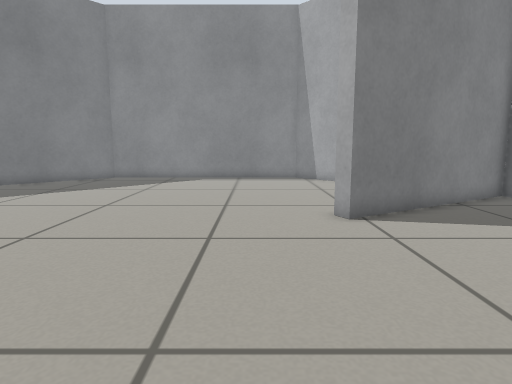
view 1 (above)

16 first-person views from a walk through a robot-simulator world made for Gazebo. The camera is 0.5 m above the floor, tilts 8° down and sees 75° across. The floor is counted in squares, 0.25 m on a side. Each view is taken from the middle of a square. On the plan, view 1 faces up. The plan holds only what a view shows up to about 18 squares ahead; the rest is blank.

view 2
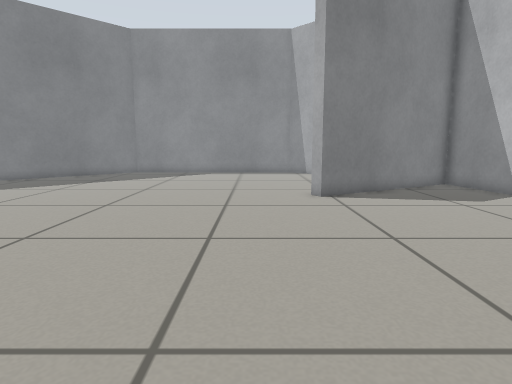

view 3
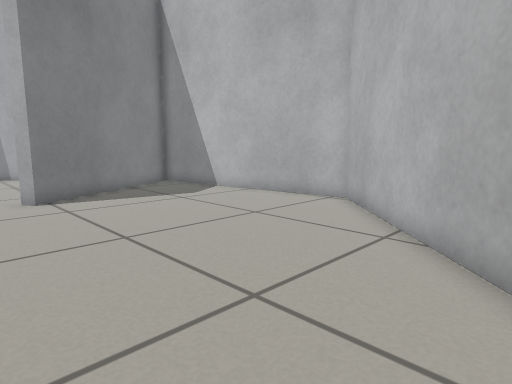

view 4
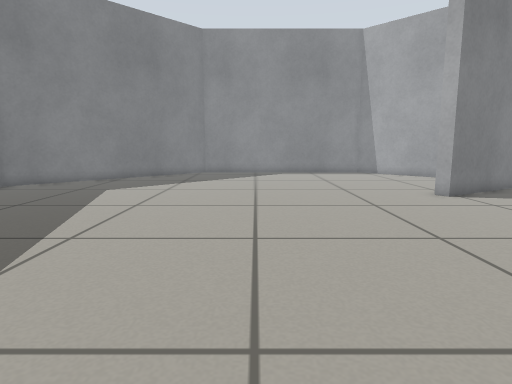

view 5
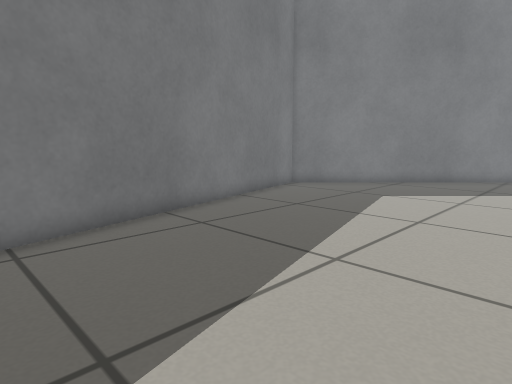

view 6
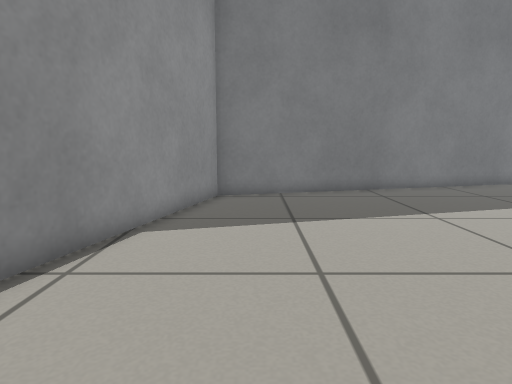

view 7
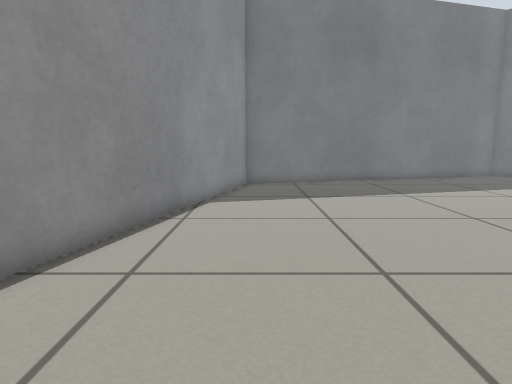

view 8
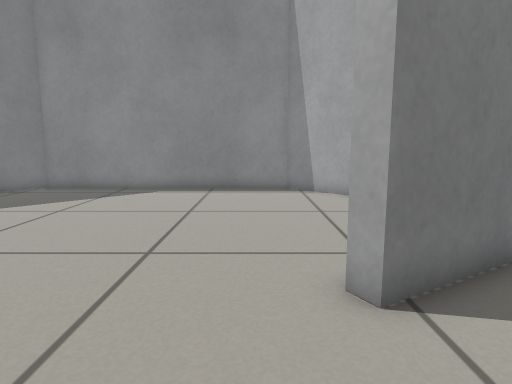

view 9
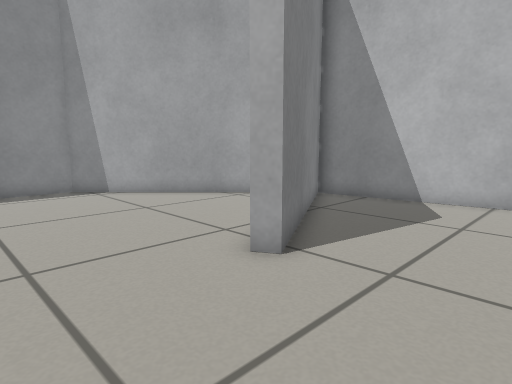

view 10
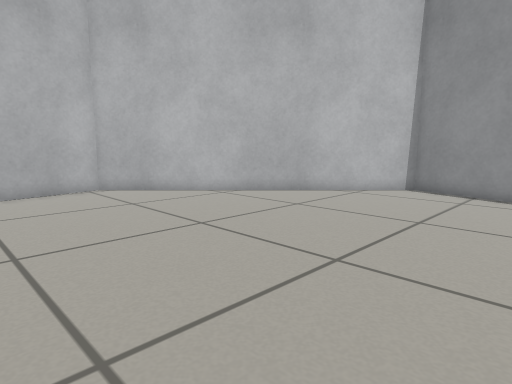

view 11
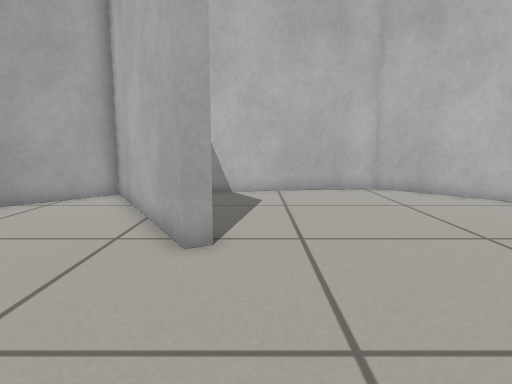

view 12
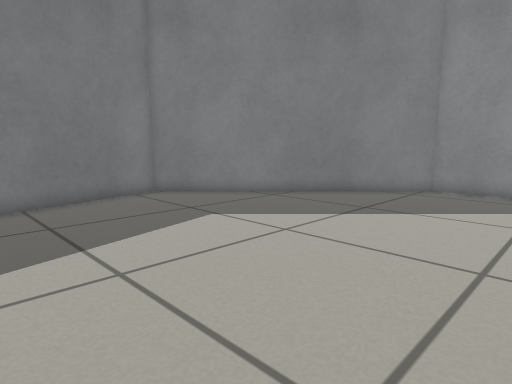

view 13
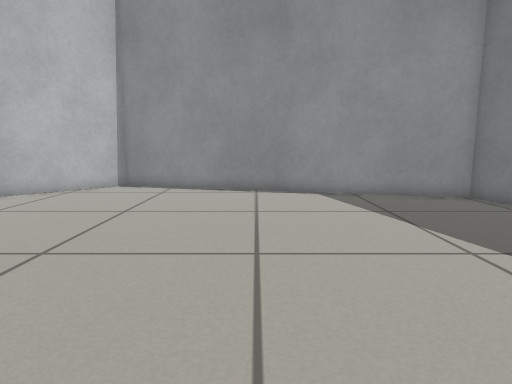

view 14
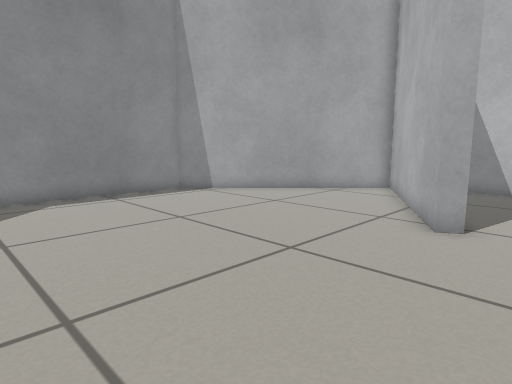

view 15
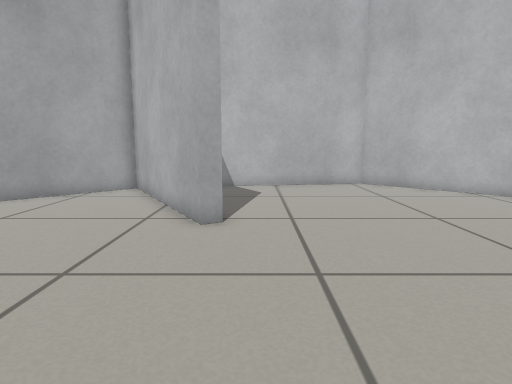

view 16
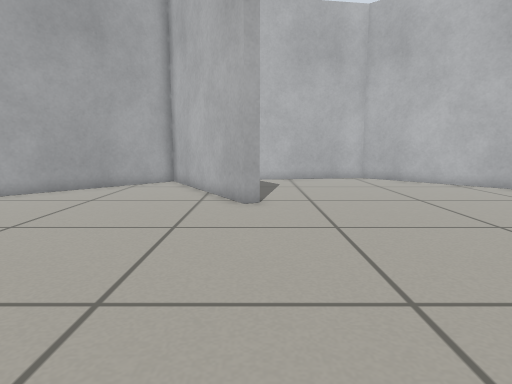

### Floor plan
Points are (right, up) in squares from view 1. A wall is a line through its corners. A room is listed if a view was taken in it or the views show most of it. See-through windows are left out.
Room 1 (views 1, 2, 3, 4, 5, 6, 7, 8, 9, 10, 11, 12, 13, 14, 15, 16)
walls: (2.2, 9.4) (9.4, 13.5) (2.4, 20.5) (-8.7, 20.5) (-17.3, 12) (-13.1, -3.5) (1.4, -7.4) (11.4, 2.5) (9.7, 13) (2.5, 8.9) (2.2, 9.4)

Positions as (right, up) in squares from view 1, and headings:
1: (0, 0), facing up
2: (0, -4), facing up
3: (0, -4), facing up-right
4: (-5, -4), facing up
5: (-6, -2), facing up-left
6: (0, -2), facing left
7: (4, -3), facing left
8: (1, 5), facing up
9: (-2, 5), facing up-right
10: (-4, 8), facing down-right
11: (-4, 8), facing right
12: (-4, 5), facing up-left
13: (-5, 9), facing down
14: (-6, 7), facing up-right
15: (-6, 8), facing right
16: (-9, 9), facing right
